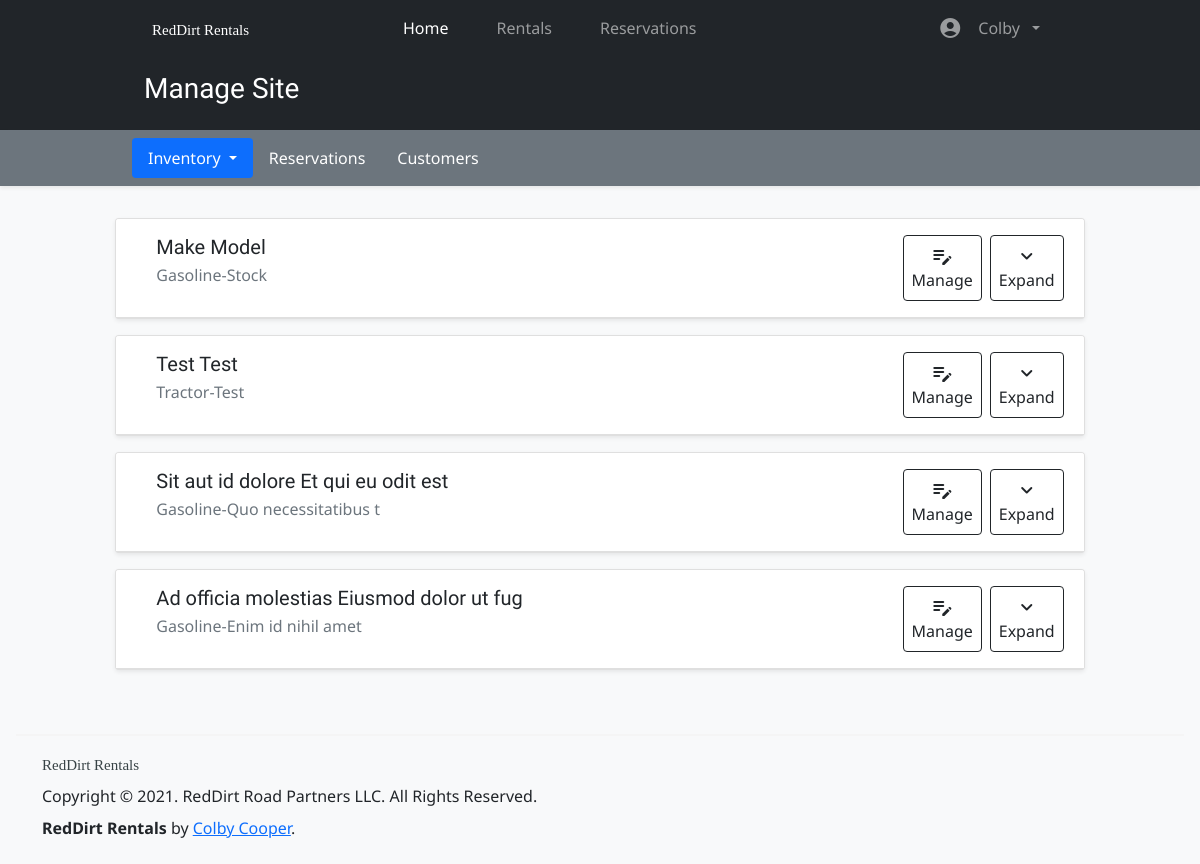
Page /admin/inventory (signed in) on the committed database.
### tables this page shows
CREATE TABLE users (
    id INTEGER PRIMARY KEY AUTOINCREMENT,
    firstname TEXT NOT NULL,
    lastname TEXT NOT NULL,
    phonenumber TEXT NOT NULL,
    email TEXT NOT NULL,
    password BLOB NOT NULL,
    groups TEXT NOT NULL,
    address TEXT NOT NULL,
    city TEXT NOT NULL,
    state TEXT NOT NULL,
    zip TEXT NOT NULL
);

CREATE TABLE inventory (
    id INTEGER PRIMARY KEY AUTOINCREMENT,
    category TEXT,
    make TEXT,
    model TEXT,
    fuel_type TEXT,
    horsepower TEXT, 
    deck_size TEXT,
    implements TEXT,
    stock TEXT,
    drive TEXT,
    rate FLOAT,
    image_paths BLOB,
    job_category TEXT,
    price_range TEXT, 
    is_available INTEGER DEFAULT 1,
    available_on DATE,
    rented_by TEXT,
    rent_queue TEXT,
    is_shown INTEGER DEFAULT 1,
    description TEXT,
    features TEXT
);

### rentals_app/admin.py (the view)
@admin.route('/inventory')
@login_required
@admin_only
def inventory():
    con, cur = helpers.connect_to_db()
    ids = list(cur.execute("SELECT id FROM inventory;").fetchall())
    rentals = []
    for id_list in ids:
        for id in id_list:
            rentals.append(Rental().find_rental(id))
    for rental in rentals:
        rental.implements = list(
            rental.implements
                .replace('[','')
                .replace(']','')
                .replace('\'','')
                .split(',')
        )
        rental.image_paths = list(
            rental.image_paths
                .replace('[','')
                .replace(']','')
                .replace("'",'')
                .split(',')
        )
    reservations = list(cur.execute('SELECT * FROM reservations;').fetchall())
    con.close()
    return render_template('admin/index.html', rentals=rentals, reservations=reservations)

### rentals_app/auth.py (called while the page is built)
@auth.before_app_request
def fetch_current_user():
    userid = session.get('userid')
    if userid is None:
        g.user = None
    else:
        g.user = User.find_user(userid)

def login_required(view):
    @functools.wraps(view)
    def wrapped_view(**kwargs):
        if g.user is None:
            return redirect(url_for('auth.login'))
        return view(**kwargs)
    return wrapped_view

def admin_only(view):
    @functools.wraps(view)
    def wrapped_view(**kwargs):
        if g.user is None:
            return redirect(url_for('auth.login'))
        if g.user is not None and g.user.groups != 'admin':
            session.clear()
            return redirect(url_for('auth.login'))
        return view(**kwargs)
    return wrapped_view

### rentals_app/helpers.py (called while the page is built)
def connect_to_db():
    con = sqlite3.connect('/Users/colby/RedDirtRentals/database.db')
    return con, con.cursor()

### rentals_app/models/user.py (called while the page is built)
    def find_user(id) -> object:
        con, cur = helpers.connect_to_db()
        sql ="""
        SELECT * FROM users WHERE id='{}'
        """.format(id)
        try:
            db = cur.execute(sql).fetchone()
            con.commit()
            return User(
                userid=db[0],
                firstname=db[1],
                lastname=db[2],
                phonenumber=db[3],
                email=db[4],
                password=db[5],
                groups=db[6],
                address=db[7],
                city=db[8],
                state=db[9],
                zip=db[10]
            )
        except Exception as ex:
            con.rollback()
            raise ex
        finally:
            con.close()

### rentals_app/templates/admin/index.html (shortened to what this page needs)
{% extends "base.html" %}
{% block content %}
<div class="container-fluid bg-dark">
    <div class="row">
        <div class="col-md-10 mx-auto">
            <h3 class="text-white ms-md-3 p-3">Manage Site</h3>
        </div>
    </div>
</div>
<div class="container-fluid p-2 bg-secondary shadow-sm">
    <div class="row row mx-md-3">
        <div class="col-md-10 mx-auto">
            <ul class="nav nav-pills"
                id="tab_root">
                <li class="nav-item dropdown">
                    <a class="nav-link dropdown-toggle active text-white"
                       data-bs-toggle="dropdown"
                       id="inventory_active_elem"
                       role="button"
                       aria-expanded="false">
                        Inventory
                    </a>
                </li>
                <li class="nav-item">
                    <a class="nav-link text-white"
                       href="#"
                       id="reservations_tab_selector">
                        Reservations
                    </a>
                </li>
                <li class="nav-item">
                    <a class="nav-link text-white"
                       id="customer_tab_selector"
                       href="#">
                        Customers
                    </a>
                </li>
            </ul>
        </div>
    </div>
</div>
<div class="container-fluid p-3 mb-3"
     id="inventory_tab_content">
    <div class="row">
        <div class="col-md-10 mx-auto">
            {% for rental in rentals %}
            <div class="card shadow-sm my-3"
                 id="inventory-panel-{{ rental.rental_id }}">
                <div class="card-header bg-white d-flex flex-row p-3">
                    <div class="container">
                        <h5 class="card-title">
                            {{ rental.make }} {{ rental.model }}
                        </h5>
                        <p class="card-subtitle ff-primary text-muted">{{rental.category}}-{{rental.stock}}</p>
                    </div>
                    <a class="btn btn-outline-dark d-flex flex-column align-items-center p-2 mx-1 "
                       href="{{ url_for( 'admin.details', id=rental.rental_id) }} ">
                        <span class="material-icons-round">
                        </span>
                        Manage
                    </a>
                    <a class="btn btn-outline-dark d-flex flex-column align-items-center p-2 mx-1"
                       data-bs-toggle="collapse"
                       href="#collapse_rental_{{rental.rental_id}}"
                       aria-expanded="false"
                       aria-controls="collapse_rental_{{rental.rental_id}}">
                        <span class="material-icons-round">
                        </span>
                        Expand
                    </a>
                </div>
            </div>
            {% endfor %}
        </div>
    </div>
</div>
{% endblock %}

### rentals_app/templates/base.html (shortened to what this page needs)
<!doctype html>
<html lang="en">
<head>
    <link rel="stylesheet"
          href="{{url_for('static', filename='global.css')}}">
</head>
<body class="bg-light">
    <div class="row mx-0 bg-dark">
        <div class="col-md-10 mx-auto">
            <nav class="navbar navbar-expand-lg navbar-dark bg-dark">
                <div class="container-fluid">
                    <a href="{{url_for('index.root')}}"
                       class="navbar-brand">
                        <img src="{{ url_for('static', filename='res/logo_white.svg') }}"
                             class="px-3">
                    </a>
                    <div class="collapse navbar-collapse"
                         id="nav_main">
                        <ul class="navbar-nav w-100">
                            <li class="nav-item mx-3">
                                <a class="nav-link active"
                                   aria-current="page"
                                   href="{{ url_for('index.root') }}">Home</a>
                            </li>
                            <li class="nav-item px-3">
                                <a class="nav-link"
                                   href="{{url_for('Rentals.all_rentals')}}">Rentals</a>
                            </li>
                            <li class="nav-item mx-3">
                                <a class="nav-link"
                                   href="{{url_for('account.reservations', id=None)}}">Reservations</a>
                            </li>
                            {% if g.user != None %}
                            <li class="nav-item dropdown dropdown-dark ms-auto me-3">
                                <a class="nav-link dropdown-toggle d-flex flex-row align-items-center"
                                   href="#"
                                   data-bs-toggle="dropdown"
                                   aria-expanded="false">
                                    <span class="material-icons-round me-3">
                                    </span>
                                    <span class="me-2">{{g.user.firstname}}</span>
                                </a>
                            </li>
                            {% endif %}
                        </ul>
                    </div>
                </div>
            </nav>
        </div>
    </div>
    {% block content %} {% endblock %}
    <footer class="p-3">
        <div style="border-top: 2px solid whitesmoke;"></div>
        <div class="container mt-3">
            <img src="{{ url_for('static', filename='res/logo_dark.svg') }}"
                 class="img-fluid">
            <p class="mt-2 mb-2">Copyright &copy; 2021. RedDirt Road Partners LLC. All Rights Reserved.</p>
            <p class="mb-2"><strong>RedDirt Rentals</strong> by <a href="mailto:ccooper@reddirtequipment.com">Colby Cooper</a>.</p>
        </div>
    </footer>
</body>
</html>

### rows in the picture
users: user.firstname "Colby"
inventory: make "Make", model "Model", category "Gasoline", stock "Stock"
inventory: make "Test", model "Test", category "Tractor", stock "Test"
inventory: make "Sit aut id dolore", model "Et qui eu odit est", category "Gasoline", stock "Quo necessitatibus t"
inventory: make "Ad officia molestias", model "Eiusmod dolor ut fug", category "Gasoline", stock "Enim id nihil amet"
